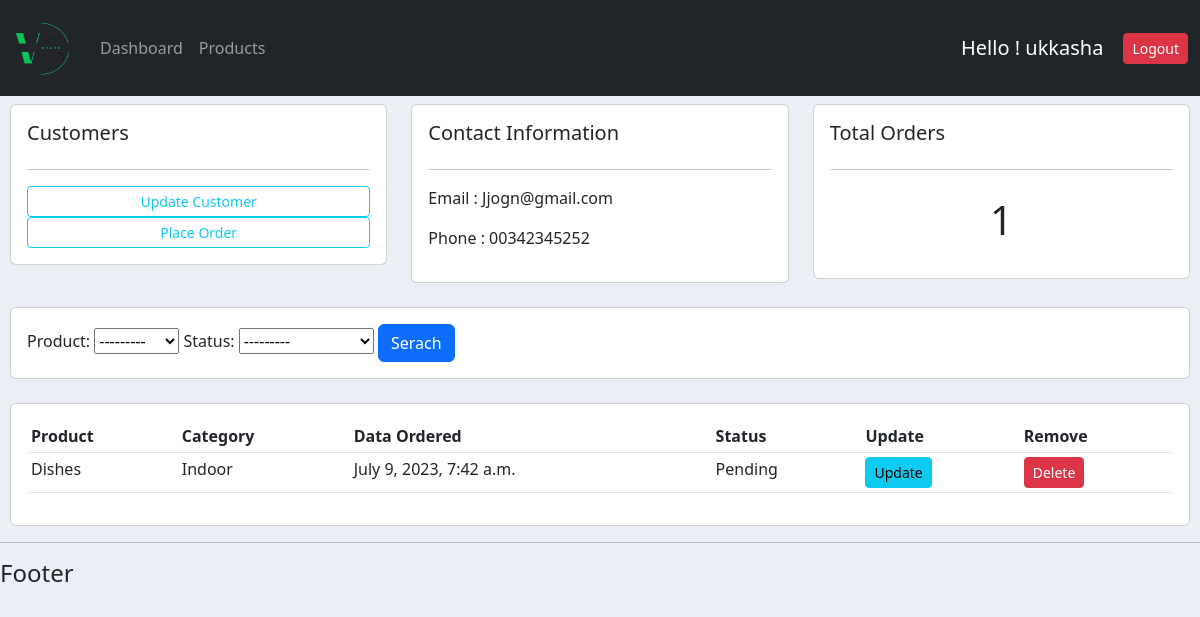
/customer/2 (signed in), run on the app's committed database.
### account/models.py (models this page shows, shortened)
class Customer(models.Model):
    name = models.CharField(max_length=100, null=True)
    phone = models.CharField(max_length=100, null=True)
    email = models.CharField(max_length=100, null=True)
    date_created = models.DateTimeField(auto_now_add=True, null=True)

class Order(models.Model):
    STATUS = (
        ('Pending','Pending'),
        ('Out of Delivery','Out of Delivery'),
        ('Delivered','Delivered'),
              )
    customer = models.ForeignKey(Customer, null=True, on_delete=models.SET_NULL)
    product = models.ForeignKey(Procuts, null=True, on_delete=models.SET_NULL)
    status = models.CharField(max_length=100, null=True, choices=STATUS)
    date_created = models.DateTimeField(auto_now_add=True, null=True)

class Procuts(models.Model):
    CATEGORY = (
        ('Indoor','Indoor'),
        ('Out Door','Out Door')
              )
    name = models.CharField(max_length=100, null=True)
    price = models.FloatField(null=True)
    category = models.CharField(max_length=100, null=True, choices=CATEGORY)
    description = models.CharField(max_length=100, null=True)
    date_created = models.DateTimeField(auto_now_add=True, null=True)
    tag = models.ManyToManyField(Tag)
    def __str__(self):
        return self.name

### account/views.py (the view)
# urls.py: path('customer/<str:pk_test>', views.customer, name='customer'),
@login_required(login_url='loginPage')
def customer(request, pk_test):
    customer = Customer.objects.get(id=pk_test)
    order = customer.order_set.all()
    total_order = order.count()
    myFilter = OrderFilter(request.GET, queryset=order)
    order = myFilter.qs
    context = {'customer':customer, 'order':order, 'total_order':total_order, 'myFilter':myFilter}
    return render(request, 'account/customer.html',context)

### account/templates/account/customer.html (shortened to what this page needs)
{% extends 'account/main.html' %}
{% block content %}
<div class="row">
  <div class="col-md">
    <div class="card card-body">
      <h5>Customers</h5>
      <hr />
      <a class="btn btn-outline-info btn-sm btn-block" href=""
        >Update Customer</a
      >
      <a
        class="btn btn-outline-info btn-sm btn-block"
        href="{% url 'create_order' customer.id %}"
        >Place Order</a
      >
    </div>
  </div>
  <div class="col-md">
    <div class="card card-body">
      <h5>Contact Information</h5>
      <hr />
      <p>Email : {{customer.email}}</p>
      <p>Phone : {{customer.phone}}</p>
    </div>
  </div>
  <div class="col-md">
    <div class="card card-body">
      <h5>Total Orders</h5>
      <hr />
      <h1 style="text-align: center; padding: 10px">{{total_order}}</h1>
    </div>
  </div>
</div>
<br />
<div class="row">
  <div class="col">
    <div class="card card-body">
      <form method="get">
        {{myFilter.form}}
        <button class="btn btn-primary" type="submit">Serach</button>
      </form>
    </div>
  </div>
</div>
<br />
<div class="row">
  <div class="col">
    <div class="card card-body">
      <table class="table table-sm">
        <tr>
          <th>Product</th>
          <th>Category</th>
          <th>Data Ordered</th>
          <th>Status</th>
          <th>Update</th>
          <th>Remove</th>
        </tr>
        {% for order in order %}
        <tr>
          <td>{{order.product}}</td>
          <td>{{order.product.category}}</td>
          <td>{{order.date_created}}</td>
          <td>{{order.status}}</td>
          <td>
            <a
              class="btn btn-sm btn-info"
              href="{% url 'update_order' order.id %}"
              >Update</a
            >
          </td>
          <td>
            <a
              class="btn btn-sm btn-danger"
              href="{% url 'delete_order' order.id %}"
              >Delete</a
            >
          </td>
        </tr>
        {% endfor %}
      </table>
    </div>
  </div>
</div>
{% endblock content %}

### account/templates/account/navbar.html (shortened to what this page needs)
{% load static %}
<nav class="navbar navbar-expand-lg bg-dark navbar-dark">
  <img class="logoimg" src="{% static 'images/logo.png' %}" />
  <div class="container-fluid">
    <div class="collapse navbar-collapse" id="navbarNav">
      <ul class="navbar-nav">
        <li class="nav-item">
          <a class="nav-link" href="{% url 'home' %}">Dashboard</a>
        </li>
        <li class="nav-item">
          <a class="nav-link" href="{% url 'products' %}">Products</a>
        </li>
      </ul>
    </div>
    <span class="userr">Hello ! {{request.user}}</span>
    <a class="btn btn-sm btn-danger" href="{% url 'logoutUser' %}">Logout</a>
  </div>
</nav>

### static/css/main.css (style rules this page uses)
.logoimg { width: 80px; }
body { background-color: #ebeff5; overflow-x: hidden; }

### account/templates/account/navbar.html (style rules this page uses)
.userr { font-size: 20px; color: #fff; margin-right: 20px; }

### data on the page
Customer: email "Jjogn@gmail.com", phone "00342345252"
Order: product "Dishes", product.category "Indoor", date_created "July 9, 2023, 7:42 a.m.", status "Pending"

### other printed values
{{ request.user }} "ukkasha"
{{ total_order }} "1"
